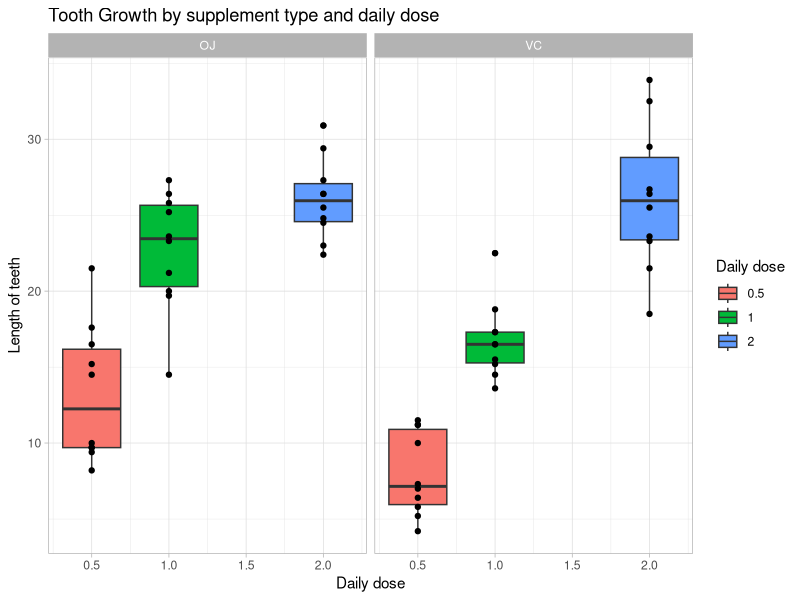
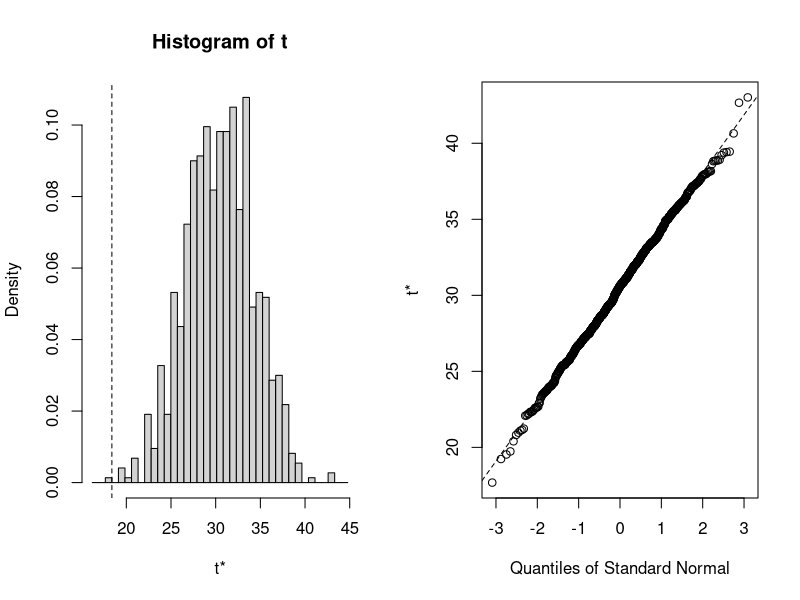
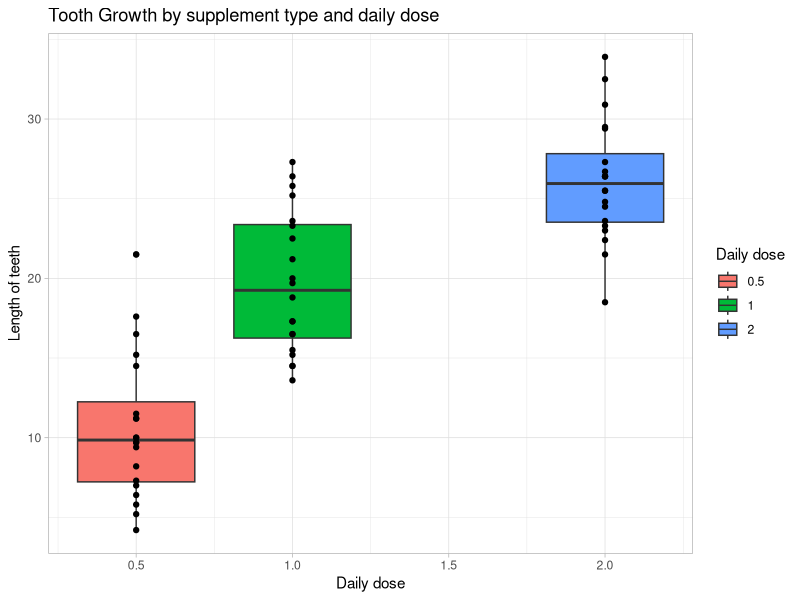
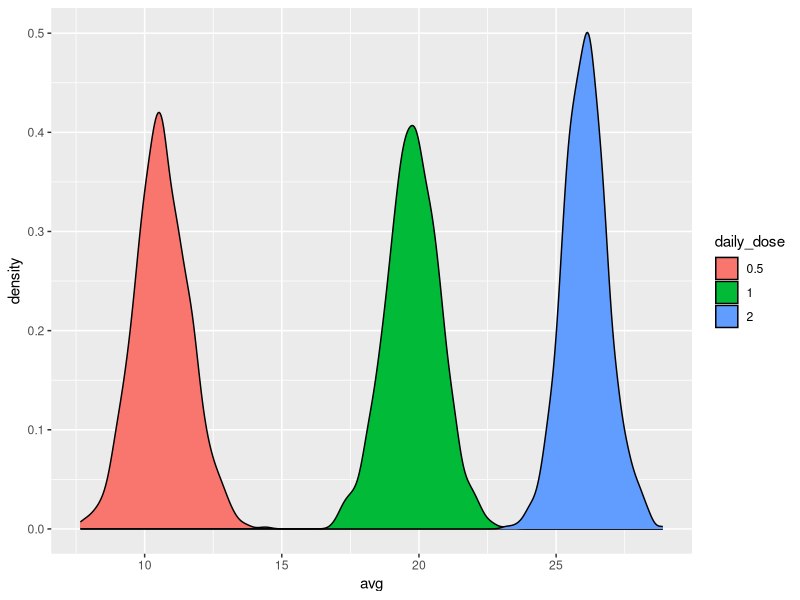

The R script that drew these images, in order:
## ---- chunk 1
library(datasets)
library(tidyverse)
library(magrittr)
library(boot)

data("ToothGrowth")
df <- ToothGrowth %>%
  as_tibble()

names(df) <- c('tooth_length', 'supplement_type', 'daily_dose')
# I personally dislike names like 'len' and 'supp' as it's easy to forget what they mean

glimpse(df)
summary(df)

## ---- chunk 2
ggplot(data = df, 
       aes(x =daily_dose, 
           y = tooth_length)) + 
  geom_boxplot(aes(fill = as_factor(daily_dose))) + 
  facet_grid(.~supplement_type) + 
  geom_point() + 
  theme_light() + 
  labs(title = 'Tooth Growth by supplement type and daily dose', 
       x = 'Daily dose', 
       y = 'Length of teeth', 
       fill = 'Daily dose')

## ---- chunk 3
mean_func <- function(i, x) {
  mean(x[i])
}

is_normal <- function(vector, reps = 1000) {
  boot_mean <- boot(vector, mean_func, reps)
  plot(boot_mean)
}

is_normal(df$tooth_length)
## ---- chunk 4
t.test(tooth_length ~ supplement_type, data = df, var.equal = F)
## ---- chunk 5
t.test(tooth_length ~ supplement_type, data = df %>% filter(daily_dose < 2), var.equal = F)
## ---- chunk 6
ggplot(data = df, 
       aes(x =daily_dose, 
           y = tooth_length)) + 
  geom_boxplot(aes(fill = as_factor(daily_dose))) + 
  geom_point() + 
  theme_light() + 
  labs(title = 'Tooth Growth by supplement type and daily dose', 
       x = 'Daily dose', 
       y = 'Length of teeth', 
       fill = 'Daily dose')
## ---- chunk 7
data.frame(boot = 1:1000) %>% # how many repetitions are needed?
    group_by(boot) %>%
    do(sample_n(df, nrow(df), replace = T)) %>% # resample with replacement
    mutate(daily_dose = as_factor(daily_dose)) %>% # turn daily dose into factor
    group_by(boot, daily_dose) %>% # group by iteration number and daily dose
    summarise(avg = mean(tooth_length), # find avg
              stdev = sd(tooth_length),
              n_samples = n()) %>%
  ggplot() + # plot
  geom_density(aes(x = avg, fill = daily_dose))
